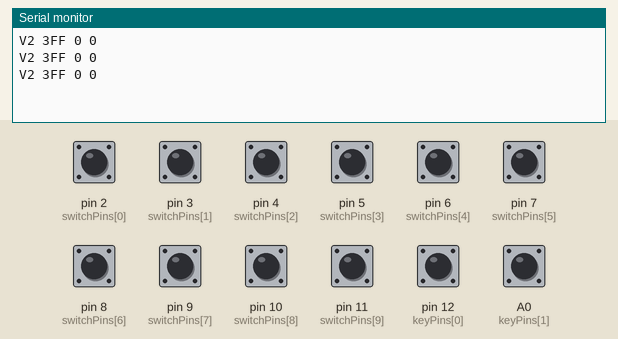
The sketch below on a simulated Arduino Uno, built with avr-gcc and run on an emulated ATmega328P. On the bench: the last lines printed to the serial monitor. Inputs (shaded band) come from the test bench; at power-on: pin 2 (switchPins[0]), pin 3 (switchPins[1]), pin 4 (switchPins[2]), pin 5 (switchPins[3]), pin 6 (switchPins[4]), pin 7 (switchPins[5]), pin 8 (switchPins[6]), pin 9 (switchPins[7]), pin 10 (switchPins[8]), pin 11 (switchPins[9]) HIGH, A0 (keyPins[1]), pin 12 (keyPins[0]) LOW.

Above: at 1.2 s.
1.3 s: pin 2 (switchPins[0]) pulled LOW for 0.15 s
At 1.43 s:
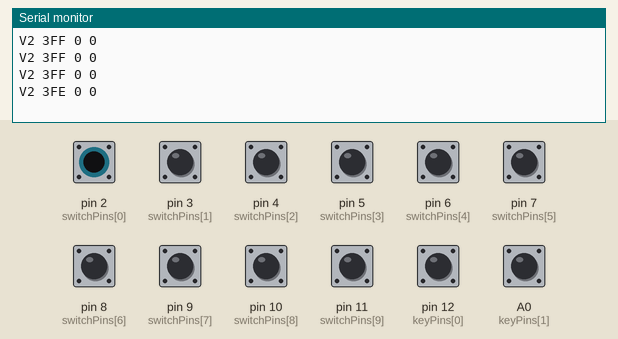
2.9 s: pin 3 (switchPins[1]) pulled LOW for 0.15 s
At 3.03 s:
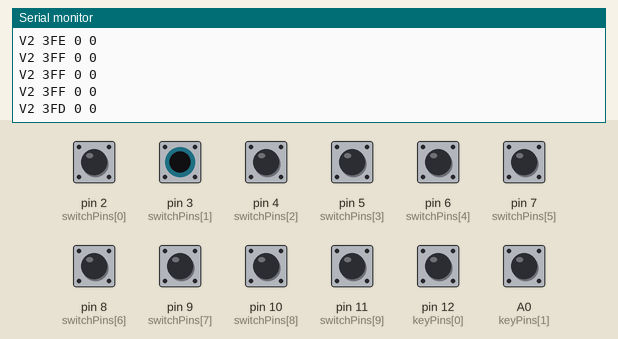
4.5 s: pin 4 (switchPins[2]) pulled LOW for 0.15 s
At 4.63 s:
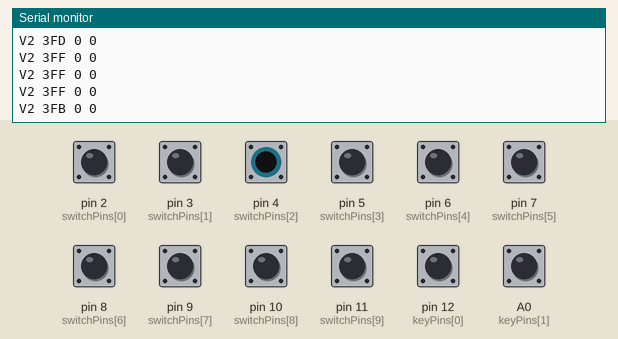
6.1 s: pin 5 (switchPins[3]) pulled LOW for 0.15 s
At 6.23 s:
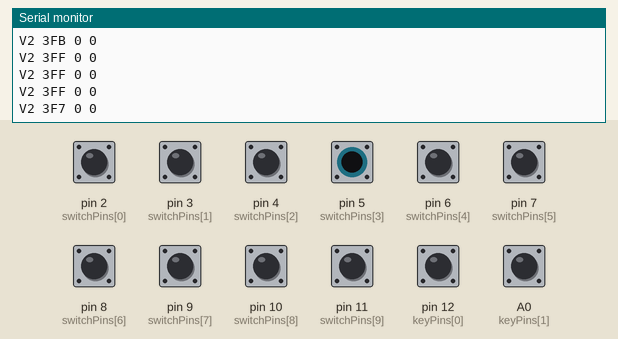
7.7 s: pin 6 (switchPins[4]) pulled LOW for 0.15 s
At 7.83 s:
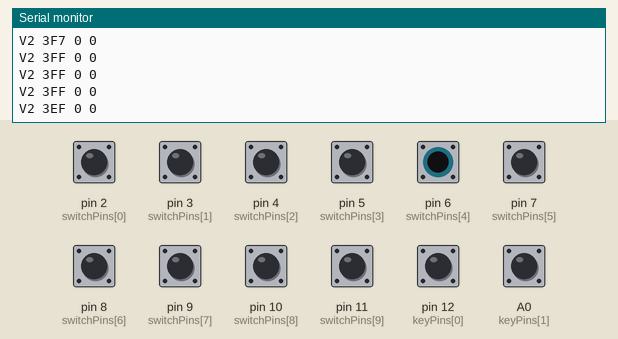
9.3 s: pin 7 (switchPins[5]) pulled LOW for 0.15 s
At 9.43 s:
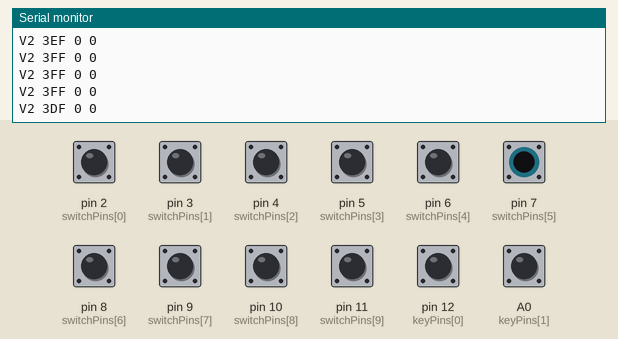

Measured:
- after the input at 1.3 s, the serial monitor: prints a new line at once (image 1)
- after the input at 2.9 s, the serial monitor: prints a new line at once (image 2)
- after the input at 4.5 s, the serial monitor: prints a new line at once (image 3)
- after the input at 6.1 s, the serial monitor: prints a new line at once (image 4)
- after the input at 7.7 s, the serial monitor: prints a new line at once (image 5)
- after the input at 9.3 s, the serial monitor: prints a new line at once (image 6)

The sketch:

SwitchReader12.ino
```cpp
// FPGA GPIO -> UNO INPUT only. Preserve common GND. No INPUT_PULLUP.
const byte switchPins[10] = {2,3,4,5,6,7,8,9,10,11};
const byte keyPins[2] = {12,A0};
const unsigned long debounceMs = 15;
bool rawKeys[2], stableKeys[2];
unsigned long changedAt[2] = {0,0};
uint32_t presses[2] = {0,0};
int previousSwitches = -1;
unsigned long lastSend = 0;

void setup() {
  Serial.begin(115200);
  for (byte i=0; i<10; i++) pinMode(switchPins[i], INPUT);
  for (byte i=0; i<2; i++) {
    pinMode(keyPins[i], INPUT);
    rawKeys[i] = stableKeys[i] = digitalRead(keyPins[i]) == HIGH;
    changedAt[i] = millis();
  }
}
void loop() {
  const unsigned long now = millis();
  int switches = 0;
  for (byte i=0; i<10; i++) switches |= digitalRead(switchPins[i]) << i;
  bool event = false;
  for (byte i=0; i<2; i++) {
    bool raw = digitalRead(keyPins[i]) == HIGH;
    if (raw != rawKeys[i]) { rawKeys[i] = raw; changedAt[i] = now; }
    if (raw != stableKeys[i] && (unsigned long)(now - changedAt[i]) >= debounceMs) {
      stableKeys[i] = raw;
      if (raw) { presses[i]++; event = true; }
    }
  }
  if (switches != previousSwitches || event || (unsigned long)(now-lastSend) >= 500) {
    // Versioned protocol: switch HEX, then decimal monotonic button counters.
    Serial.print("V2 "); Serial.print(switches, HEX);
    Serial.print(' '); Serial.print(presses[0]);
    Serial.print(' '); Serial.println(presses[1]);
    previousSwitches = switches; lastSend = now;
  }
  delay(1);
}
```
